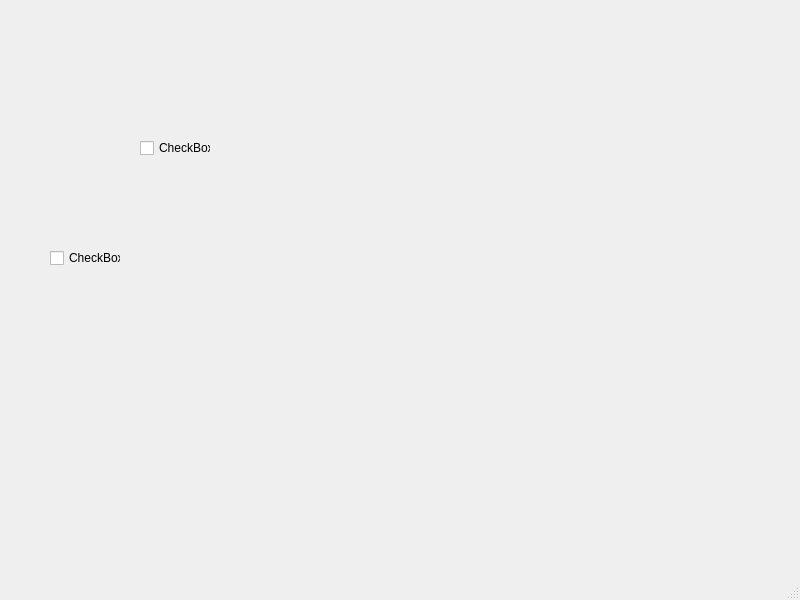
<?xml version="1.0" encoding="UTF-8"?>
<ui version="4.0">
 <class>MainWindow</class>
 <widget class="QMainWindow" name="MainWindow">
  <property name="geometry">
   <rect>
    <x>0</x>
    <y>0</y>
    <width>800</width>
    <height>600</height>
   </rect>
  </property>
  <property name="windowTitle">
   <string>MainWindow</string>
  </property>
  <widget class="QWidget" name="centralwidget">
   <widget class="QCheckBox" name="checkBox">
    <property name="geometry">
     <rect>
      <x>140</x>
      <y>140</y>
      <width>71</width>
      <height>16</height>
     </rect>
    </property>
    <property name="text">
     <string>CheckBox</string>
    </property>
   </widget>
   <widget class="QCheckBox" name="checkBox_2">
    <property name="geometry">
     <rect>
      <x>50</x>
      <y>250</y>
      <width>71</width>
      <height>16</height>
     </rect>
    </property>
    <property name="text">
     <string>CheckBox</string>
    </property>
   </widget>
  </widget>
  <widget class="QMenuBar" name="menubar">
   <property name="geometry">
    <rect>
     <x>0</x>
     <y>0</y>
     <width>800</width>
     <height>22</height>
    </rect>
   </property>
  </widget>
  <widget class="QStatusBar" name="statusbar"/>
 </widget>
 <resources/>
 <connections/>
</ui>
